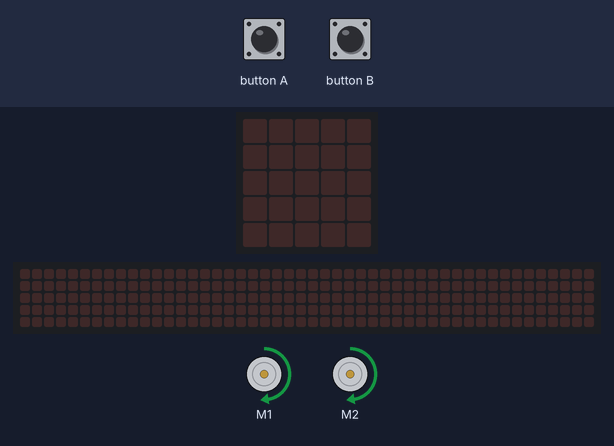
The program below on a simulated BBC micro:bit (MakeCode). Parts: 2 × DC motor (green arrow = forward, orange = backward, longer = faster), the board's 5×5 LED display, a strip that is not on the board, showing the scrolling text unrolled. Inputs (shaded band) come from the test bench. The 48×5 strip is a reading aid, not a part: it shows the text the display is scrolling, unrolled, one strip-width of it at a time.

Above: at 1.2 s.
1.3 s: button A pressed for 0.15 s
At 2.6 s:
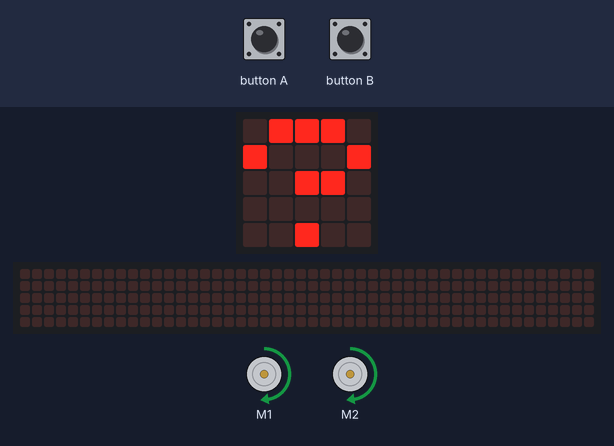
2.9 s: button B pressed for 0.15 s
At 4.1 s:
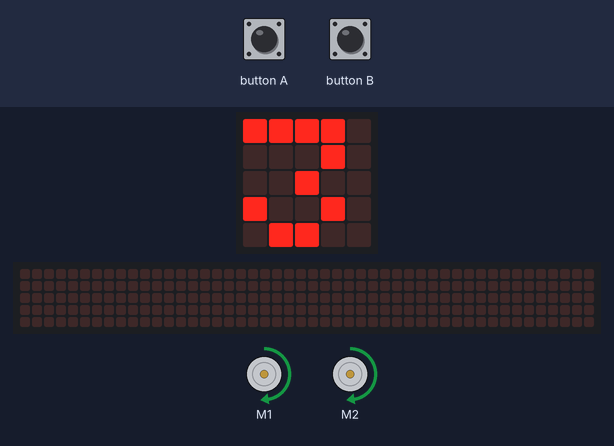
4.5 s: button B pressed for 0.15 s
At 5.3 s:
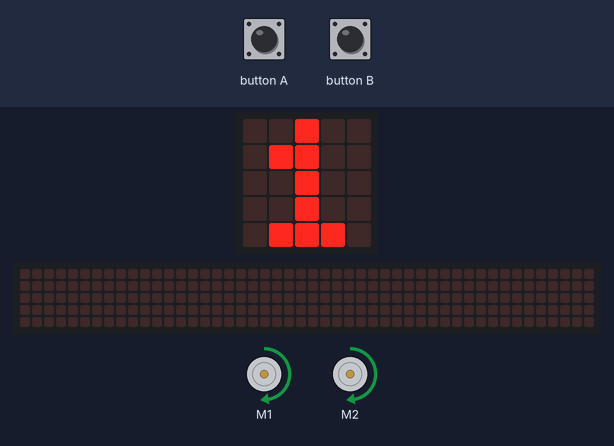
6.1 s: button B pressed for 0.15 s
At 8.72 s:
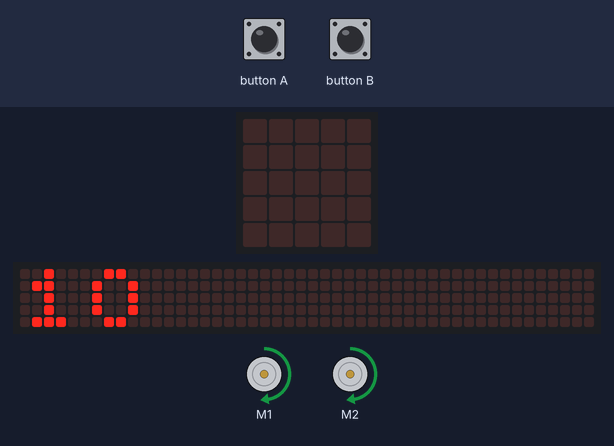
9.1 s: button B pressed for 0.15 s
At 10.0 s:
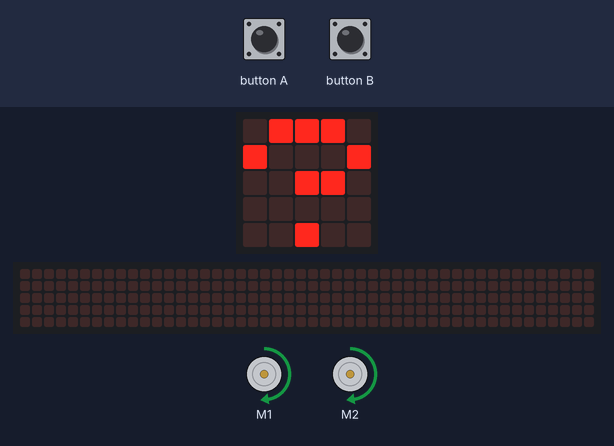
10.7 s: button A pressed for 0.15 s
At 10.92 s:
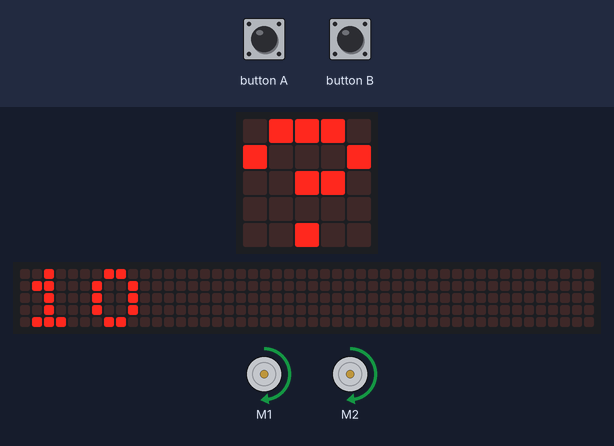
Timing chart, 0 to 13.7 s (numbered marks = the images above; inputs shaded):
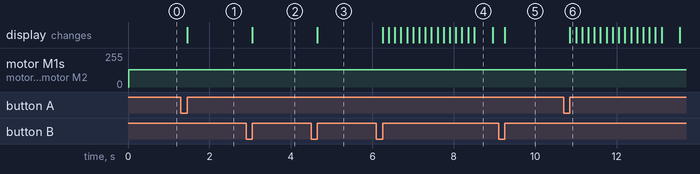

The program:

main.ts
```typescript
input.onButtonPressed(Button.A, function () {
    index += -1
    basic.showNumber(numbers[index])
})
input.onButtonPressed(Button.B, function () {
    index += 1
    basic.showNumber(numbers[index])
})
let index = 0
let numbers: number[] = []
kitronik_motor_driver.motorOn(kitronik_motor_driver.Motors.Motor1, kitronik_motor_driver.MotorDirection.Forward, 50)
kitronik_motor_driver.motorOn(kitronik_motor_driver.Motors.Motor2, kitronik_motor_driver.MotorDirection.Forward, 50)
numbers = [3, 1, 10]
index = 0
```

test.ts
```typescript
// les tests vont ici ; cela ne sera pas compilé si ce paquet est utilisé en tant qu'extension.
```

Measured:
- after the input at 1.3 s, the display: changes after 0.15 s (image 1)
- after the input at 2.9 s, the display: changes after 0.15 s (image 2)
- after the input at 4.5 s, the display: changes after 0.15 s (image 3)
- after the input at 6.1 s, the display: first changes after 0.15 s (image 4 shows a later state)
- after the input at 9.1 s, the display: changes after 0.15 s (image 5)
- after the input at 10.7 s, the display: changes after 0.15 s (image 6)
- what the display in image 4 shows lasts 0.5 s, from 8.5 s to 9.0 s
